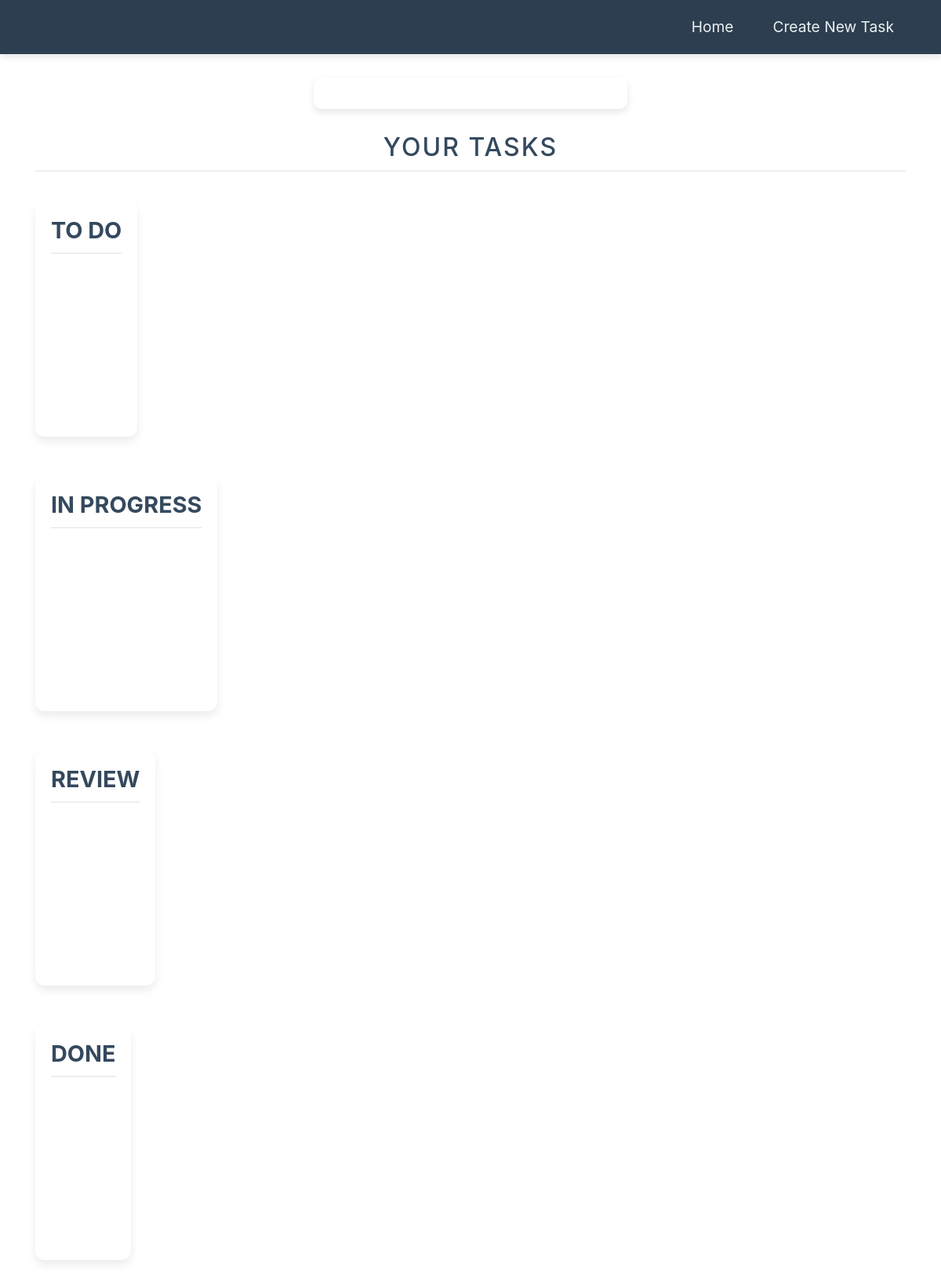
/, run on an earlier commit of the app's database.
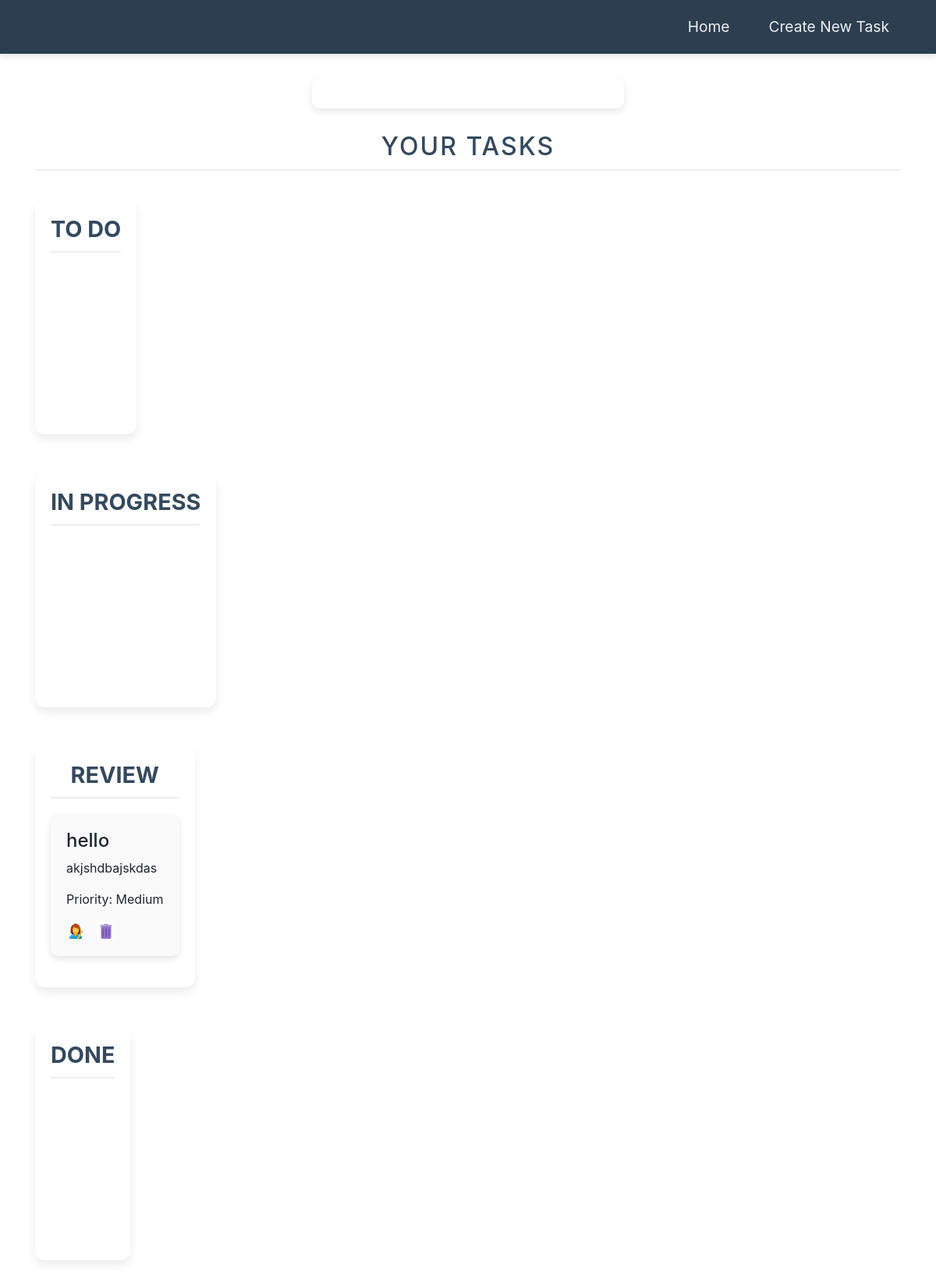
And on a later commit of the database.
### task/models.py (models this page shows, shortened)
class Task(models.Model):
    DoesNotExist = None
    objects = None
    PRIORITY_CHOICES = [
        ('Low', 'Low'),
        ('Medium', 'Medium'),
        ('High', 'High'),
    ]
    STATUS_CHOICES = [
        ('To Do', 'To Do'),
        ('In Progress', 'In Progress'),
        ('Review', 'Review'),
        ('Done', 'Done'),
    ]
    title = models.CharField(max_length=200)
    description = models.TextField(blank=True)
    status = models.CharField(max_length=50, choices=STATUS_CHOICES, default='to do')
    priority = models.CharField(max_length=10, choices=PRIORITY_CHOICES, default='Low')
    deadline = models.DateTimeField(null=True, blank=True)
    created_at = models.DateTimeField(auto_now_add=True)
    updated_at = models.DateTimeField(auto_now=True)

### task/views.py (the view)
# urls.py: path('', TaskListView.as_view(), name='task_list'),
class TaskListView(ListView):
    model = Task
    template_name = 'task/task_list.html'
    def get_context_data(self, **kwargs):
        context = super().get_context_data(**kwargs)
        context['tasks_to_do'] = Task.objects.filter(status='To Do')
        context['tasks_in_progress'] = Task.objects.filter(status='In Progress')
        context['tasks_review'] = Task.objects.filter(status='Review')
        context['tasks_done'] = Task.objects.filter(status='Done')
        return context

### templates/task/task_list.html (shortened to what this page needs)
{% extends 'base.html' %}
{% load static %}
{% block content %}
<h2>Your Tasks</h2>
<div class="task-board">
    <div class="column" data-status="To Do">
        <h3>To Do</h3>
    </div>
    <div class="column" data-status="In Progress">
        <h3>In Progress</h3>
    </div>
    <div class="column" data-status="Review">
        <h3>Review</h3>
        <div class="task-list" data-list="review">
            {% for task in tasks_review %}
            <div class="task-card" data-task-id="{{ task.pk }}" draggable="true">
                <h4>{{ task.title }}</h4>
                <p>{{ task.description }}</p>
                <p>Priority: {{ task.priority }}</p>
                <a href="{% url 'task_update' task.pk %}" class="btn-edit">
                    <img src="{% static 'images/edit.png' %}" alt="Edit" class="action-icon">
                </a>
                <a href="#" class="btn-delete" data-task-id="{{ task.pk }}" data-task-title="{{ task.title }}">
                    <img src="{% static 'images/delete.png' %}" alt="Delete" class="action-icon">
                </a>
            </div>
            {% endfor %}
        </div>
    </div>
    <div class="column" data-status="Done">
        <h3>Done</h3>
    </div>
</div>
{% endblock %}

What changed in the data, as far as the page shows it:
added Task: title "hello", description "akjshdbajskdas", priority "Medium"
